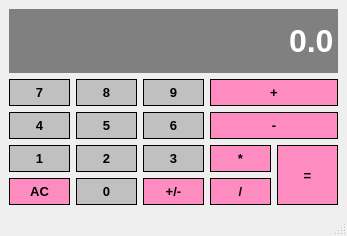
<?xml version="1.0" encoding="UTF-8"?>
<ui version="4.0">
 <class>Calculator</class>
 <widget class="QMainWindow" name="Calculator">
  <property name="geometry">
   <rect>
    <x>0</x>
    <y>0</y>
    <width>347</width>
    <height>236</height>
   </rect>
  </property>
  <property name="windowTitle">
   <string>Calculator</string>
  </property>
  <widget class="QWidget" name="centralwidget">
   <property name="maximumSize">
    <size>
     <width>500</width>
     <height>500</height>
    </size>
   </property>
   <layout class="QGridLayout" name="gridLayout">
    <item row="1" column="2">
     <widget class="QPushButton" name="Button9">
      <property name="sizePolicy">
       <sizepolicy hsizetype="Preferred" vsizetype="Preferred">
        <horstretch>0</horstretch>
        <verstretch>0</verstretch>
       </sizepolicy>
      </property>
      <property name="font">
       <font>
        <pointsize>10</pointsize>
        <weight>75</weight>
        <bold>true</bold>
       </font>
      </property>
      <property name="styleSheet">
       <string notr="true">QPushButton{
	background-color: #C0C0C0;
	border: 1px solid black;
	padding: 5px;
}

QPushButton: pressed{
	background-color: #A9A9A9;
	border: 1px solid black;
	padding: 5px;
}</string>
      </property>
      <property name="text">
       <string>9</string>
      </property>
     </widget>
    </item>
    <item row="3" column="2">
     <widget class="QPushButton" name="Button3">
      <property name="sizePolicy">
       <sizepolicy hsizetype="Preferred" vsizetype="Preferred">
        <horstretch>0</horstretch>
        <verstretch>0</verstretch>
       </sizepolicy>
      </property>
      <property name="font">
       <font>
        <pointsize>10</pointsize>
        <weight>75</weight>
        <bold>true</bold>
       </font>
      </property>
      <property name="styleSheet">
       <string notr="true">QPushButton{
	background-color: #C0C0C0;
	border: 1px solid black;
	padding: 5px;
}

QPushButton: pressed{
	background-color: #A9A9A9;
	border: 1px solid black;
	padding: 5px;
}</string>
      </property>
      <property name="text">
       <string>3</string>
      </property>
     </widget>
    </item>
    <item row="2" column="2">
     <widget class="QPushButton" name="Button6">
      <property name="sizePolicy">
       <sizepolicy hsizetype="Preferred" vsizetype="Preferred">
        <horstretch>0</horstretch>
        <verstretch>0</verstretch>
       </sizepolicy>
      </property>
      <property name="font">
       <font>
        <pointsize>10</pointsize>
        <weight>75</weight>
        <bold>true</bold>
       </font>
      </property>
      <property name="styleSheet">
       <string notr="true">QPushButton{
	background-color: #C0C0C0;
	border: 1px solid black;
	padding: 5px;
}

QPushButton: pressed{
	background-color: #A9A9A9;
	border: 1px solid black;
	padding: 5px;
}</string>
      </property>
      <property name="text">
       <string>6</string>
      </property>
     </widget>
    </item>
    <item row="4" column="1">
     <widget class="QPushButton" name="Button0">
      <property name="sizePolicy">
       <sizepolicy hsizetype="Preferred" vsizetype="Preferred">
        <horstretch>0</horstretch>
        <verstretch>0</verstretch>
       </sizepolicy>
      </property>
      <property name="font">
       <font>
        <pointsize>10</pointsize>
        <weight>75</weight>
        <bold>true</bold>
       </font>
      </property>
      <property name="styleSheet">
       <string notr="true">QPushButton{
	background-color: #C0C0C0;
	border: 1px solid black;
	padding: 5px;
}

QPushButton: pressed{
	background-color: #A9A9A9;
	border: 1px solid black;
	padding: 5px;
}</string>
      </property>
      <property name="text">
       <string>0</string>
      </property>
     </widget>
    </item>
    <item row="2" column="0">
     <widget class="QPushButton" name="Button4">
      <property name="sizePolicy">
       <sizepolicy hsizetype="Preferred" vsizetype="Preferred">
        <horstretch>0</horstretch>
        <verstretch>0</verstretch>
       </sizepolicy>
      </property>
      <property name="font">
       <font>
        <pointsize>10</pointsize>
        <weight>75</weight>
        <bold>true</bold>
       </font>
      </property>
      <property name="styleSheet">
       <string notr="true">QPushButton{
	background-color: #C0C0C0;
	border: 1px solid black;
	padding: 5px;
}

QPushButton: pressed{
	background-color: #A9A9A9;
	border: 1px solid black;
	padding: 5px;
}</string>
      </property>
      <property name="text">
       <string>4</string>
      </property>
     </widget>
    </item>
    <item row="1" column="0">
     <widget class="QPushButton" name="Button7">
      <property name="sizePolicy">
       <sizepolicy hsizetype="Preferred" vsizetype="Preferred">
        <horstretch>0</horstretch>
        <verstretch>0</verstretch>
       </sizepolicy>
      </property>
      <property name="font">
       <font>
        <pointsize>10</pointsize>
        <weight>75</weight>
        <bold>true</bold>
       </font>
      </property>
      <property name="styleSheet">
       <string notr="true">QPushButton{
	background-color: #C0C0C0;
	border: 1px solid black;
	padding: 5px;
}

QPushButton: pressed{
	background-color: #A9A9A9;
	border: 1px solid black;
	padding: 5px;
}</string>
      </property>
      <property name="text">
       <string>7</string>
      </property>
     </widget>
    </item>
    <item row="2" column="1">
     <widget class="QPushButton" name="Button5">
      <property name="sizePolicy">
       <sizepolicy hsizetype="Preferred" vsizetype="Preferred">
        <horstretch>0</horstretch>
        <verstretch>0</verstretch>
       </sizepolicy>
      </property>
      <property name="font">
       <font>
        <pointsize>10</pointsize>
        <weight>75</weight>
        <bold>true</bold>
       </font>
      </property>
      <property name="styleSheet">
       <string notr="true">QPushButton{
	background-color: #C0C0C0;
	border: 1px solid black;
	padding: 5px;
}

QPushButton: pressed{
	background-color: #A9A9A9;
	border: 1px solid black;
	padding: 5px;
}</string>
      </property>
      <property name="text">
       <string>5</string>
      </property>
     </widget>
    </item>
    <item row="4" column="2">
     <widget class="QPushButton" name="MjenjajZnak">
      <property name="sizePolicy">
       <sizepolicy hsizetype="Preferred" vsizetype="Preferred">
        <horstretch>0</horstretch>
        <verstretch>0</verstretch>
       </sizepolicy>
      </property>
      <property name="font">
       <font>
        <pointsize>10</pointsize>
        <weight>75</weight>
        <bold>true</bold>
       </font>
      </property>
      <property name="styleSheet">
       <string notr="true">QPushButton{
	background-color: #FF8CC0;
	border: 1px solid black;
	padding: 5px;
}

QPushButton: pressed{
	background-color: #A9A9A9;
	border: 1px solid black;
	padding: 5px;
}</string>
      </property>
      <property name="text">
       <string>+/-</string>
      </property>
     </widget>
    </item>
    <item row="3" column="1">
     <widget class="QPushButton" name="Button2">
      <property name="sizePolicy">
       <sizepolicy hsizetype="Preferred" vsizetype="Preferred">
        <horstretch>0</horstretch>
        <verstretch>0</verstretch>
       </sizepolicy>
      </property>
      <property name="font">
       <font>
        <pointsize>10</pointsize>
        <weight>75</weight>
        <bold>true</bold>
       </font>
      </property>
      <property name="styleSheet">
       <string notr="true">QPushButton{
	background-color: #C0C0C0;
	border: 1px solid black;
	padding: 5px;
}

QPushButton: pressed{
	background-color: #A9A9A9;
	border: 1px solid black;
	padding: 5px;
}</string>
      </property>
      <property name="text">
       <string>2</string>
      </property>
     </widget>
    </item>
    <item row="1" column="1">
     <widget class="QPushButton" name="Button8">
      <property name="sizePolicy">
       <sizepolicy hsizetype="Preferred" vsizetype="Preferred">
        <horstretch>0</horstretch>
        <verstretch>0</verstretch>
       </sizepolicy>
      </property>
      <property name="font">
       <font>
        <pointsize>10</pointsize>
        <weight>75</weight>
        <bold>true</bold>
       </font>
      </property>
      <property name="styleSheet">
       <string notr="true">QPushButton{
	background-color: #C0C0C0;
	border: 1px solid black;
	padding: 5px;
}

QPushButton: pressed{
	background-color: #A9A9A9;
	border: 1px solid black;
	padding: 5px;
}</string>
      </property>
      <property name="text">
       <string>8</string>
      </property>
     </widget>
    </item>
    <item row="3" column="0">
     <widget class="QPushButton" name="Button1">
      <property name="sizePolicy">
       <sizepolicy hsizetype="Preferred" vsizetype="Preferred">
        <horstretch>0</horstretch>
        <verstretch>0</verstretch>
       </sizepolicy>
      </property>
      <property name="font">
       <font>
        <pointsize>10</pointsize>
        <weight>75</weight>
        <bold>true</bold>
       </font>
      </property>
      <property name="styleSheet">
       <string notr="true">QPushButton{
	background-color: #C0C0C0;
	border: 1px solid black;
	padding: 5px;
}

QPushButton: pressed{
	background-color: #A9A9A9;
	border: 1px solid black;
	padding: 5px;
}</string>
      </property>
      <property name="text">
       <string>1</string>
      </property>
     </widget>
    </item>
    <item row="4" column="0">
     <widget class="QPushButton" name="Cisti">
      <property name="sizePolicy">
       <sizepolicy hsizetype="Preferred" vsizetype="Preferred">
        <horstretch>0</horstretch>
        <verstretch>0</verstretch>
       </sizepolicy>
      </property>
      <property name="font">
       <font>
        <pointsize>10</pointsize>
        <weight>75</weight>
        <bold>true</bold>
       </font>
      </property>
      <property name="styleSheet">
       <string notr="true">QPushButton{
	background-color: #FF8CC0;
	border: 1px solid black;
	padding: 5px;
}

QPushButton: pressed{
	background-color: #A9A9A9;
	border: 1px solid black;
	padding: 5px;
}</string>
      </property>
      <property name="text">
       <string>AC</string>
      </property>
     </widget>
    </item>
    <item row="0" column="0" colspan="5">
     <widget class="QLineEdit" name="Ekran">
      <property name="sizePolicy">
       <sizepolicy hsizetype="Preferred" vsizetype="Expanding">
        <horstretch>0</horstretch>
        <verstretch>0</verstretch>
       </sizepolicy>
      </property>
      <property name="font">
       <font>
        <pointsize>24</pointsize>
        <weight>75</weight>
        <bold>true</bold>
       </font>
      </property>
      <property name="styleSheet">
       <string notr="true">QLineEdit{
	background-color: grey;
	border: 1px solid grey;
	color: #ffffff;
}</string>
      </property>
      <property name="text">
       <string>0.0</string>
      </property>
      <property name="alignment">
       <set>Qt::AlignRight|Qt::AlignTrailing|Qt::AlignVCenter</set>
      </property>
     </widget>
    </item>
    <item row="3" column="3">
     <widget class="QPushButton" name="Mnozi">
      <property name="sizePolicy">
       <sizepolicy hsizetype="Preferred" vsizetype="Preferred">
        <horstretch>0</horstretch>
        <verstretch>0</verstretch>
       </sizepolicy>
      </property>
      <property name="font">
       <font>
        <pointsize>10</pointsize>
        <weight>75</weight>
        <bold>true</bold>
       </font>
      </property>
      <property name="styleSheet">
       <string notr="true">QPushButton{
	background-color: #FF8CC0;
	border: 1px solid black;
	padding: 5px;
}

QPushButton: pressed{
	background-color: #A9A9A9;
	border: 1px solid black;
	padding: 5px;
}</string>
      </property>
      <property name="text">
       <string>*</string>
      </property>
     </widget>
    </item>
    <item row="4" column="3">
     <widget class="QPushButton" name="Dijeli">
      <property name="sizePolicy">
       <sizepolicy hsizetype="Preferred" vsizetype="Preferred">
        <horstretch>0</horstretch>
        <verstretch>0</verstretch>
       </sizepolicy>
      </property>
      <property name="font">
       <font>
        <pointsize>10</pointsize>
        <weight>75</weight>
        <bold>true</bold>
       </font>
      </property>
      <property name="styleSheet">
       <string notr="true">QPushButton{
	background-color: #FF8CC0;
	border: 1px solid black;
	padding: 5px;
}

QPushButton: pressed{
	background-color: #A9A9A9;
	border: 1px solid black;
	padding: 5px;
}</string>
      </property>
      <property name="text">
       <string>/</string>
      </property>
     </widget>
    </item>
    <item row="1" column="3" colspan="2">
     <widget class="QPushButton" name="Plus">
      <property name="sizePolicy">
       <sizepolicy hsizetype="Preferred" vsizetype="Preferred">
        <horstretch>0</horstretch>
        <verstretch>0</verstretch>
       </sizepolicy>
      </property>
      <property name="font">
       <font>
        <pointsize>10</pointsize>
        <weight>75</weight>
        <bold>true</bold>
       </font>
      </property>
      <property name="styleSheet">
       <string notr="true">QPushButton{
	background-color: #FF8CC0;
	border: 1px solid black;
	padding: 5px;
}

QPushButton: pressed{
	background-color: #A9A9A9;
	border: 1px solid black;
	padding: 5px;
}</string>
      </property>
      <property name="text">
       <string>+</string>
      </property>
     </widget>
    </item>
    <item row="2" column="3" colspan="2">
     <widget class="QPushButton" name="Minus">
      <property name="sizePolicy">
       <sizepolicy hsizetype="Preferred" vsizetype="Preferred">
        <horstretch>0</horstretch>
        <verstretch>0</verstretch>
       </sizepolicy>
      </property>
      <property name="font">
       <font>
        <pointsize>10</pointsize>
        <weight>75</weight>
        <bold>true</bold>
       </font>
      </property>
      <property name="styleSheet">
       <string notr="true">QPushButton{
	background-color: #FF8CC0;
	border: 1px solid black;
	padding: 5px;
}

QPushButton: pressed{
	background-color: #A9A9A9;
	border: 1px solid black;
	padding: 5px;
}</string>
      </property>
      <property name="text">
       <string>-</string>
      </property>
     </widget>
    </item>
    <item row="3" column="4" rowspan="2">
     <widget class="QPushButton" name="Jednako">
      <property name="sizePolicy">
       <sizepolicy hsizetype="Preferred" vsizetype="Preferred">
        <horstretch>0</horstretch>
        <verstretch>0</verstretch>
       </sizepolicy>
      </property>
      <property name="font">
       <font>
        <pointsize>10</pointsize>
        <weight>75</weight>
        <bold>true</bold>
       </font>
      </property>
      <property name="styleSheet">
       <string notr="true">QPushButton{
	background-color: #FF8CC0;
	border: 1px solid black;
	padding: 5px;
}

QPushButton: pressed{
	background-color: #A9A9A9;
	border: 1px solid black;
	padding: 5px;
}</string>
      </property>
      <property name="text">
       <string>=</string>
      </property>
     </widget>
    </item>
   </layout>
  </widget>
  <widget class="QMenuBar" name="menubar">
   <property name="geometry">
    <rect>
     <x>0</x>
     <y>0</y>
     <width>347</width>
     <height>21</height>
    </rect>
   </property>
  </widget>
  <widget class="QStatusBar" name="statusbar"/>
 </widget>
 <resources/>
 <connections/>
</ui>
